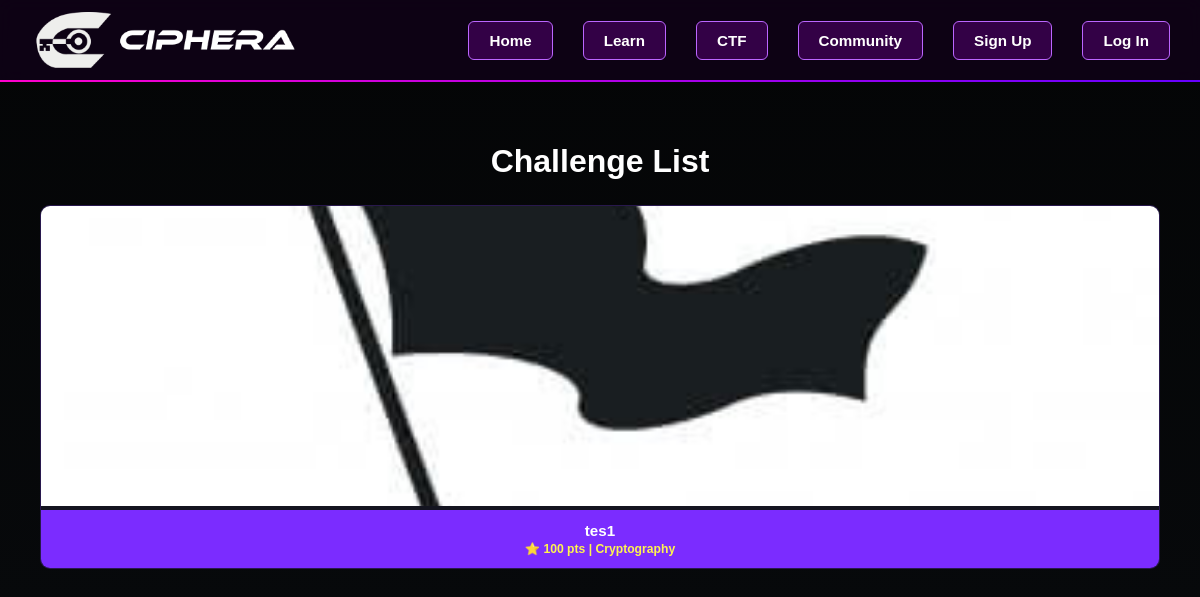
Page /pages/ctf.php on the committed database.
### tables this page shows
CREATE TABLE `challenges` (
  `challenge_id` varchar(50) NOT NULL,
  `challenge_name` varchar(255) NOT NULL,
  `score` int NOT NULL,
  `flag` varchar(255) NOT NULL,
  `image_path` varchar(255) DEFAULT '/assets/flag.jpg',
  `description` text,
  `category` varchar(50) DEFAULT 'General',
  `file_path` varchar(255) DEFAULT NULL
);

### pages/ctf.php (the view, shortened to what this page needs)
<?php
require_once __DIR__ . '/../db/db-con.php';
$sql = "SELECT * FROM challenges ORDER BY score ASC";
$result = $conn->query($sql);
?>
<!DOCTYPE html>
<html lang="id">
<head>
  <link rel="stylesheet" href="/styles/ctf.css" />
</head>
<body>
  <?php include '../components/navbar.php'; ?>
  <main>
    <h1>Challenge List</h1>
    <div class="card-container">
      <?php if ($result && $result->num_rows > 0): ?>
        <?php while($row = $result->fetch_assoc()):
            $dbImg = $row['image_path'] ?? '';
            if (!empty($dbImg) && $dbImg != 'null') {
                $imgName = basename($dbImg);
                $finalImg = '../assets/uploads/' . $imgName;
            } else {
                $finalImg = '../assets/flag.jpg';
            }
            $rawFile = $row['file_path'] ?? $row['attachment_file'] ?? '';
            $finalLink = "";
            $filenameOnly = "";
            $isUrl = "no";
            if (!empty($rawFile) && $rawFile !== 'null') {
                if (strpos($rawFile, 'http') === 0) {
                    $finalLink = $rawFile;
                    $isUrl = "yes";
                  } else {
                    $id = $row['challenge_id'];
                    $finalLink = '../action/challenge/download.php?id=' . urlencode($id);
                    $filenameOnly = basename($rawFile);
                }
            }
            $cat = htmlspecialchars($row['category'] ?? 'General');
            $score = $row['score'] ?? 0;
        ?>
          <div class="card"
               onclick="openModal(this)"
               data-id="<?php echo $row['challenge_id']; ?>"
               data-title="<?php echo htmlspecialchars($row['challenge_name']); ?>"
               data-desc="<?php echo htmlspecialchars($row['description'] ?? ''); ?>"
               data-img="<?php echo htmlspecialchars($finalImg); ?>"
               data-link="<?php echo htmlspecialchars($finalLink); ?>"
               data-filename="<?php echo htmlspecialchars($filenameOnly); ?>"
               data-isurl="<?php echo $isUrl; ?>"
               data-score="<?php echo $score; ?>"
               data-cat="<?php echo $cat; ?>">
            <img src="<?php echo $finalImg; ?>" alt="Img" onerror="this.onerror=null; this.src='../assets/flag.jpg';" />
            <div class="card-title">
                <?php echo htmlspecialchars($row['challenge_name']); ?>
                <br>
                <span style="font-size: 0.8em; color: #fff44f;">
                    ⭐ <?php echo $score; ?> pts | <?php echo $cat; ?>
                </span>
            </div>
          </div>
        <?php endwhile; ?>
      <?php endif; ?>
    </div>
  </main>
</body>
</html>

### components/navbar.php (shortened to what this page needs)
<link rel="stylesheet" href="/styles/navbar.css">
<nav class="navbar">
    <div class="logo">
        <a href="/pages/homepage.php">
            <img src="/assets/homepage/nav.png" alt="Ciphera Logo">
        </a>
    </div>
    <div class="menu" id="navMenu">
        <a href="/pages/homepage.php">Home</a>
        <a href="/pages/homepage.php#learn-section">Learn</a>
        <a href="/pages/ctf.php">CTF</a>
        <a href="/pages/communitypage.php">Community</a>
        <?php if (isset($_SESSION['user_id']) || (isset($_SESSION['loggedin']) && $_SESSION['loggedin'] === true)): ?>
            <a href="/pages/profile.php">Profile</a>
            <a href="/action/auth/logout.php" class="logout-btn">Logout</a>
        <?php else: ?>
            <a href="/pages/signup.php">Sign Up</a>
            <a href="/pages/login.php">Log In</a>
        <?php endif; ?>
    </div>
</nav>

### styles/ctf.css (style rules this page uses)
body { --bg: #07090b; --accent-1: #4a6bff; --accent-2: #9353ff; --muted: #bfc7cf; --green: #24c36b; --white: #ffffff; margin: 0; background: linear-gradient(180deg, #040506 0%, #07090b 100%); color: var(--white); font-family: "Poppins", sans-serif; }
* { box-sizing: border-box; }
main { padding: 40px; }
h1 { font-size: 2em; margin-bottom: 25px; color: #ffffff; text-align: center; }
.card-container { display: grid; grid-template-columns: repeat(auto-fit, minmax(250px, 1fr)); gap: 25px; }
.card { background-color: #141420; border-radius: 10px; overflow: hidden; transition: transform 0.3s ease, box-shadow 0.3s ease; cursor: pointer; border: 1px solid rgba(123, 44, 255, 0.2); }
.card img { width: 100%; height: 300px; object-fit: cover; }
.card-title { background-color: #7b2cff; color: white; text-align: center; padding: 12px; font-weight: 600; font-size: 0.95rem; }

### styles/navbar.css (style rules this page uses)
html, body { max-width: 100%; overflow-x: hidden; }
.navbar { display: flex; justify-content: space-between; align-items: center; padding: 12px 30px; background: rgba(20, 0, 30, 0.6); backdrop-filter: blur(8px); border-bottom: 2px solid transparent; border-image: linear-gradient(to right, #ff00cc, #6600ff); border-image-slice: 1; position: sticky; top: 0; z-index: 1000; }
.logo img { height: 3.5rem; display: block; }
.menu { display: flex; gap: 30px; align-items: center; }
.menu a { background: rgba(90, 0, 120, 0.5); color: #fff; border: 1px solid #bb66ff; padding: 10px 20px; cursor: pointer; border-radius: 6px; font-weight: bold; transition: all 0.25s ease-in-out; text-decoration: none; font-size: 0.95rem; white-space: nowrap; }

### pages/ctf.php (style rules this page uses)
.card-title { white-space: nowrap; overflow: hidden; text-overflow: ellipsis; }
.card { cursor: pointer; transition: transform 0.2s; }

### rows in the picture
challenges: challenge_name "tes1", score "100", category "Cryptography"
